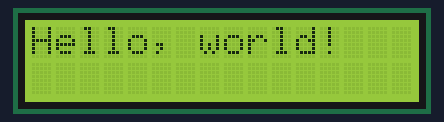
Recording of a sketch running on a simulated ESP8266 (NodeMCU). On the bench: 16×2 character LCD. WiFi joins after 1.5 s; servers stay silent unless stated; what the sketch prints to the serial monitor is not drawn.

Above: at 0.08 s.
At 1.9 s:
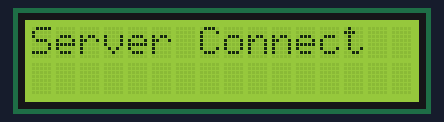

Measured:
- what the display in image 1 shows lasts 1.0 s, from 1.9 s to 2.9 s

The sketch:

lcd_TcpClient.ino
```cpp
#include <Wire.h>
#include <LiquidCrystal_I2C.h>
#include <ESP8266WiFi.h>
#include <string.h>

#ifndef STASSID
//#define STASSID "U+Net7E03"
//#define STAPSK  "415A003536"

#define STASSID "Sekyu"
#define STAPSK  "tlstprb1191"
#endif

const char* ssid     = STASSID;
const char* password = STAPSK;

const char* host = "13.125.131.249";
const uint16_t port = 80;

// Set the LCD address to 0x27 for a 16 chars and 2 line display
LiquidCrystal_I2C lcd(0x27, 16, 2);  // I2C LCD 객체 선언
WiFiClient client;

void lcdShow(int i,String str) {
  switch(i) {
    case 0 :
      lcd.clear();
      lcd.setCursor(0,i);
      break;
    case 1 :
      lcd.setCursor(0,i);
      break;
  }
  lcd.print(str);
}

void setup()
{
  lcd.begin(); // lcd를 사용을 시작합니다.
  lcd.backlight(); // backlight를 On 시킵니다.
  lcd.setCursor(0,0);
  lcd.print("Hello, world!"); // 화면에 Hello, world!를 출력합니다.

  Serial.begin(115200);
  delay(10);
  // We start by connecting to a WiFi network

  Serial.println();
  Serial.println();
  Serial.print("Connecting to ");
  Serial.println(ssid);
  lcdShow(0,"Connecting to ");

   WiFi.mode(WIFI_STA);
  WiFi.begin(ssid, password);

  while (WiFi.status() != WL_CONNECTED) {
    delay(500);
    Serial.print(".");
  }

  Serial.println("");
  Serial.println("WiFi connected");
  lcdShow(0,"WiFi connected");
  Serial.println("IP address: ");
  Serial.println(WiFi.localIP());
  Serial.println("Server connection Start");

    while (!client.connect(host,port)) {
    delay(500);
    Serial.print(".");
  }
    Serial.println("client connect!");
    lcdShow(0,"client connect!");

}

void loop(){
     lcdShow(0,"Server Connect");
     String str1,str2;
     Serial.printf("coneected state %d \n",client.connected());


     while(client.connected()) { //연결 가능할시


         client.write("Arduino\n");
         String recevbline = client.readStringUntil('\n');

         Serial.println(recevbline);
         int count=0;
          for (int i=1;i<recevbline.length();i++) {
            if(recevbline[i] == '/') {
              count = i;
             break;
            }
          }
         str1=recevbline.substring(0,count);
         str2=recevbline.substring(count,recevbline.length());
         lcdShow(0,str1);
         lcdShow(1,str2);


     delay(1*30*1000);
    }

    while(!client.connect(host,port)) {
      Serial.println("Server disconnect");
      lcdShow(0,"Server disconnect");
      delay(5000);
    }
}
```
